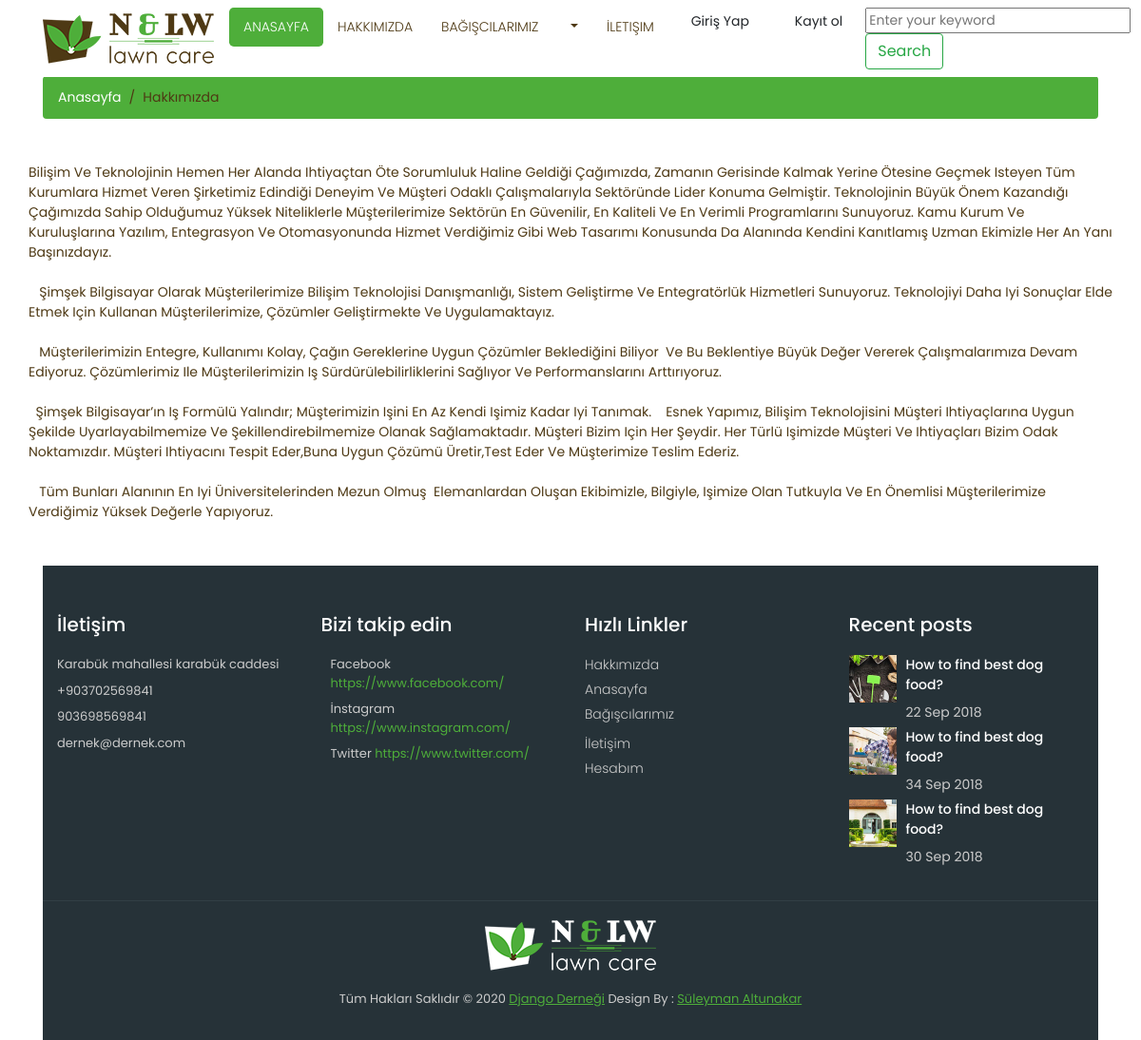
The app's page /hakkimizda with its own data.
### home/models.py (models this page shows, shortened)
class Setting(models.Model):
    STATUS = (
        ('True', 'Evet'),
        ('False', 'Hayır'),
    )
    title = models.CharField(max_length=150)
    keywords = models.CharField(max_length=255)
    description = models.CharField(max_length=255)
    company = models.CharField(max_length=50)
    adress = models.CharField(blank=True, max_length=150)
    phone = models.CharField(blank=True, max_length=15)
    fax = models.CharField(blank=True, max_length=150)
    email = models.CharField(blank=True, max_length=50)
    smtpserver = models.CharField(max_length=20)
    smtpemail = models.CharField(max_length=20)
    smtppassword = models.CharField(max_length=10)
    smtpport = models.CharField(blank=True, max_length=5)
    icon = models.ImageField(blank=True, upload_to='images/')
    facebook = models.CharField(max_length=50)
    instagram = models.CharField(max_length=50)
    twitter = models.CharField(max_length=50)
    contact = RichTextUploadingField(blank=True)
    aboutus = RichTextUploadingField(blank=True)
    references = RichTextUploadingField(blank=True)
    status = models.CharField(max_length=10, choices=STATUS)
    create_at = models.DateTimeField(auto_now_add=True)
    update_at = models.DateTimeField(auto_now=True)

### home/views.py (the view)
# urls.py: path('hakkimizda', views.hakkimizda, name='hakkimizda'),
def hakkimizda(request):
    setting = Setting.objects.get(pk=1)
    category = Category.objects.all()
    context = {'setting': setting, 'page': 'hakkimizda','category': category}
    return render(request, 'hakkimizda.html', context)

### home/templates/hakkimizda.html (shortened to what this page needs)
{% extends "Homebase.html" %}
{% block body %}
    <div class="container">
		<div class="breadcrumb-main">
			<ol class="breadcrumb">
				<li class="breadcrumb-item">
					<a href="/">Anasayfa</a>
				</li>
				<li class="breadcrumb-item active">Hakkımızda</li>
			</ol>
		</div>
		<div class="about-main">
			<div class="row">
				{{ setting.aboutus | safe  }}
			</div>
		</div>
{% endblock %}

### home/templates/footer.html (shortened to what this page needs)
{% load static %}
    <footer class="footer">
        <div class="container bottom_border">
            <div class="row">
               <div class="col-lg-3 col-md-6 col-sm-6 col">
					<h5 class="headin5_amrc col_white_amrc pt2">İletişim</h5>
					<p class="mb10">{{ setting.adress}}</p>
					<p> {{ setting.phone}} </p>
					<p> {{ setting.fax}} </p>
					<p> {{ setting.email}} </p>
               </div>
               <div class="col-lg-3 col-md-6 col-sm-6 col">
					<h5 class="headin5_amrc col_white_amrc pt2">Bizi takip edin</h5>
					<ul class="footer_ul2_amrc">
						<li>
							<p>Facebook <a href="{{ setting.facebook }}">{{ setting.facebook }}</a></p>
						</li>
						<li>
							<p>İnstagram <a href="{{ setting.instagram }}">{{ setting.instagram }}</a></p>
						</li>
						<li>
							<p>Twitter <a href="{{ setting.twitter }}">{{ setting.twitter }}</a></p>
						</li>
					</ul>
				</div>
				<div class="col-lg-3 col-md-6 col-sm-6">
					<h5 class="headin5_amrc col_white_amrc pt2">Hızlı Linkler</h5>
					<ul class="footer_ul_amrc">
						<li><a href="/hakkimizda">Hakkımızda</a></li>
						<li><a href="/">Anasayfa</a></li>
						<li><a href="/bagiscilar">Bağışcılarımız</a></li>
						<li><a href="/category/{{ node.id }}/{{ node.slug }}">{{ node.title }}</a></li>
						<li><a href="/iletisim">İletişim</a></li>
						<li><a href="/user">Hesabım</a></li>
					</ul>
				</div>
				<div class="col-lg-3 col-md-6 col-sm-6 ">
					<h5 class="headin5_amrc col_white_amrc pt2">Recent posts</h5>
					<ul class="footer_ul_amrc">
						<li class="media">
							<div class="media-left">
								<img class="img-fluid" src="{% static 'images/post-img-01.jpg' %}" alt="" />
							</div>
							<div class="media-body">
								<p>How to find best dog food?</p>
								<span>22 Sep 2018</span>
							</div>
						</li>
						<li class="media">
							<div class="media-left">
								<img class="img-fluid" src="{% static 'images/post-img-02.jpg' %}" alt="" />
							</div>
							<div class="media-body">
								<p>How to find best dog food?</p>
								<span>34 Sep 2018</span>
							</div>
						</li>
						<li class="media">
							<div class="media-left">
								<img class="img-fluid" src="{% static 'images/post-img-03.jpg' %}" alt="" />
							</div>
							<div class="media-body">
								<p>How to find best dog food?</p>
								<span>30 Sep 2018</span>
							</div>
						</li>
					</ul>
				</div>
			</div>
		</div>
        <div class="container">
            <div class="footer-logo">
				<a href="#"><img src="{% static 'images/footer-logo.png' %}" alt="" /></a>
			</div>
            <p class="copyright text-center">Tüm Hakları Saklıdır &copy; 2020 <a href="/">Django Derneği</a> Design By :
				<a href="{{ setting.instagram }}">Süleyman Altunakar</a>
            </p>
        </div>
    </footer>

### home/static/css/style.css (style rules this page uses)
body { padding-top: 54px; font-family: 'Poppins', sans-serif; font-size: 14px; color: #4e3914; }
@media (min-width: 992px) { body { padding-top: 80px; } }
.about-main { padding: 30px 0px; }
.about-main p { font-size: 14px; text-transform: capitalize; }
.footer { width:100%; background-color:#263238; min-height:250px; padding:10px 0px 25px 0px; }
.pt2 { padding-top:40px ; margin-bottom:20px ; color: #ffffff; font-weight: 500; }
footer p { font-size:13px; color:#CCC; padding-bottom:0px; margin-bottom:8px; }
.mb10 { padding-bottom:0px ; }
.footer_ul_amrc { margin:0px ; list-style-type:none ; font-size:14px; padding:0px 0px 10px 0px ; }
.footer_ul_amrc li { padding:0px 0px 5px 0px; }
.footer_ul_amrc li a { color:#cccccc; font-size: 14px; font-weight: 300; }
.footer_ul_amrc li .media-left { margin-right: 10px; }
.footer_ul_amrc li .media-left img { max-width: 50px; }
.footer_ul_amrc li .media-body p { font-size: 14px; font-weight: 500; color: #ffffff; }
.footer_ul_amrc li .media-body span { color: #cccccc; font-size: 14px; font-weight: 400; }
.footer_ul2_amrc { margin:0px; list-style-type:none; padding:0px; }
.footer_ul2_amrc li p { display:table; }
.footer_ul2_amrc li a { color: #4eae3a; }
.bottom_border { border-bottom:1px solid #323f45; padding-bottom:20px; }
.footer-logo { padding: 20px 0px; text-align: center; }
.copyright a { color: #4eae3a; text-decoration: underline; }
.breadcrumb-main .breadcrumb { background: #4eae3a; }
.breadcrumb-main .breadcrumb li a { color: #ffffff; }
.breadcrumb-main .breadcrumb li { color: #4e3914; }
.breadcrumb-main .breadcrumb-item + .breadcrumb-item::before { color: #4e3914; }

### records on screen
Setting: aboutus "Bilişim Ve Teknolojinin Hemen Her Alanda Ihtiyaçtan Öte Sorumluluk Haline Geldiği Çağımızda, Zamanın Gerisinde Kalmak Yerine Ötesine Geçmek Isteyen Tüm Kurumlara Hizmet Veren Şirketimiz Edindiği Deneyim Ve Müşteri Odaklı Çalışmalarıyla Sektöründe Lider Konuma Gelmiştir. Teknolojinin Büyük Önem Kazandığı Çağımızda Sahip Olduğumuz Yüksek Niteliklerle Müşterilerimize Sektörün En Güvenilir, En Kaliteli Ve En Verimli Programlarını Sunuyoruz. Kamu Kurum Ve Kuruluşlarına Yazılım, Entegrasyon Ve Otomasyonunda Hizmet Verdiğimiz Gibi Web Tasarımı Konusunda Da Alanında Kendini Kanıtlamış Uzman Ekimizle Her An Yanı Başınızdayız. Şimşek Bilgisayar Olarak Müşterilerimize Bilişim Teknolojisi Danışmanlığı,…", adress "Karabük mahallesi karabük caddesi", phone "+903702569841", fax "903698569841", email "dernek@dernek.com", facebook "https://www.facebook.com/", instagram "https://www.instagram.com/", twitter "https://www.twitter.com/"
